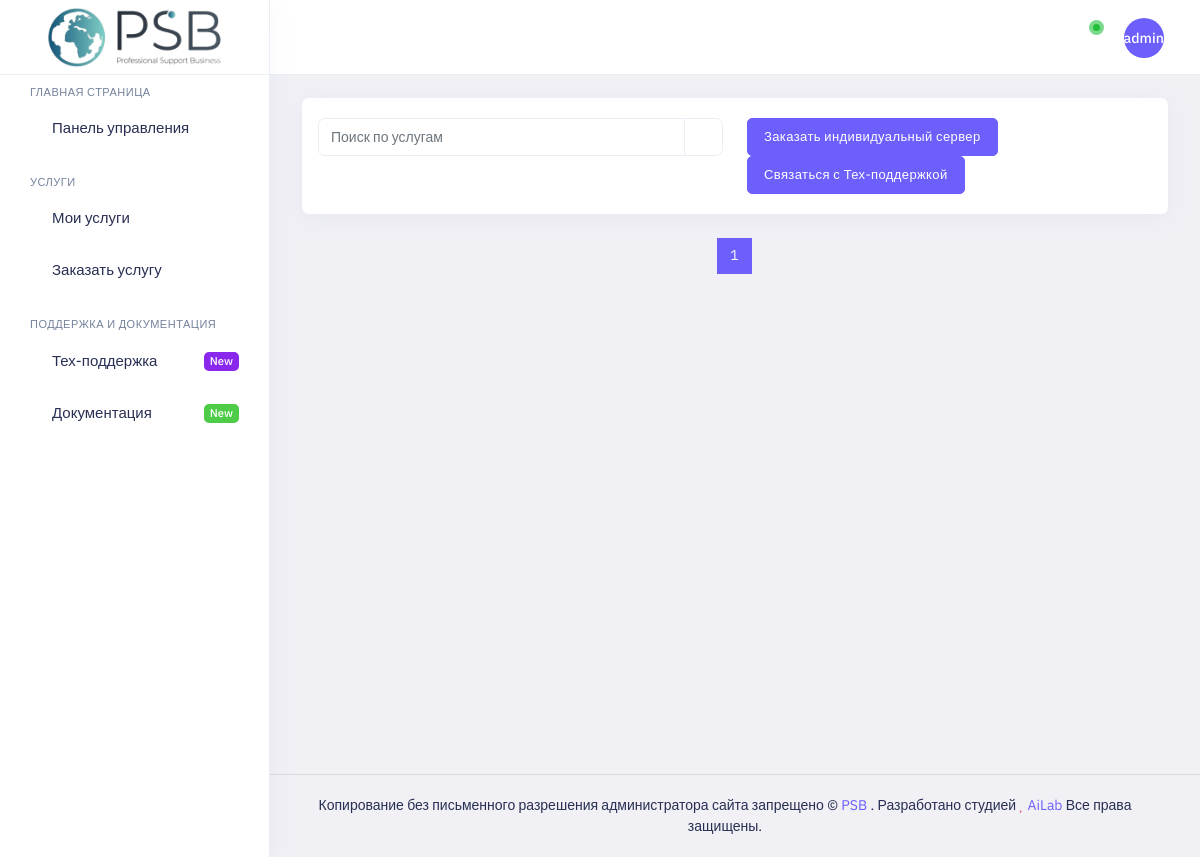
The app's page /shop/ (signed in), older data.
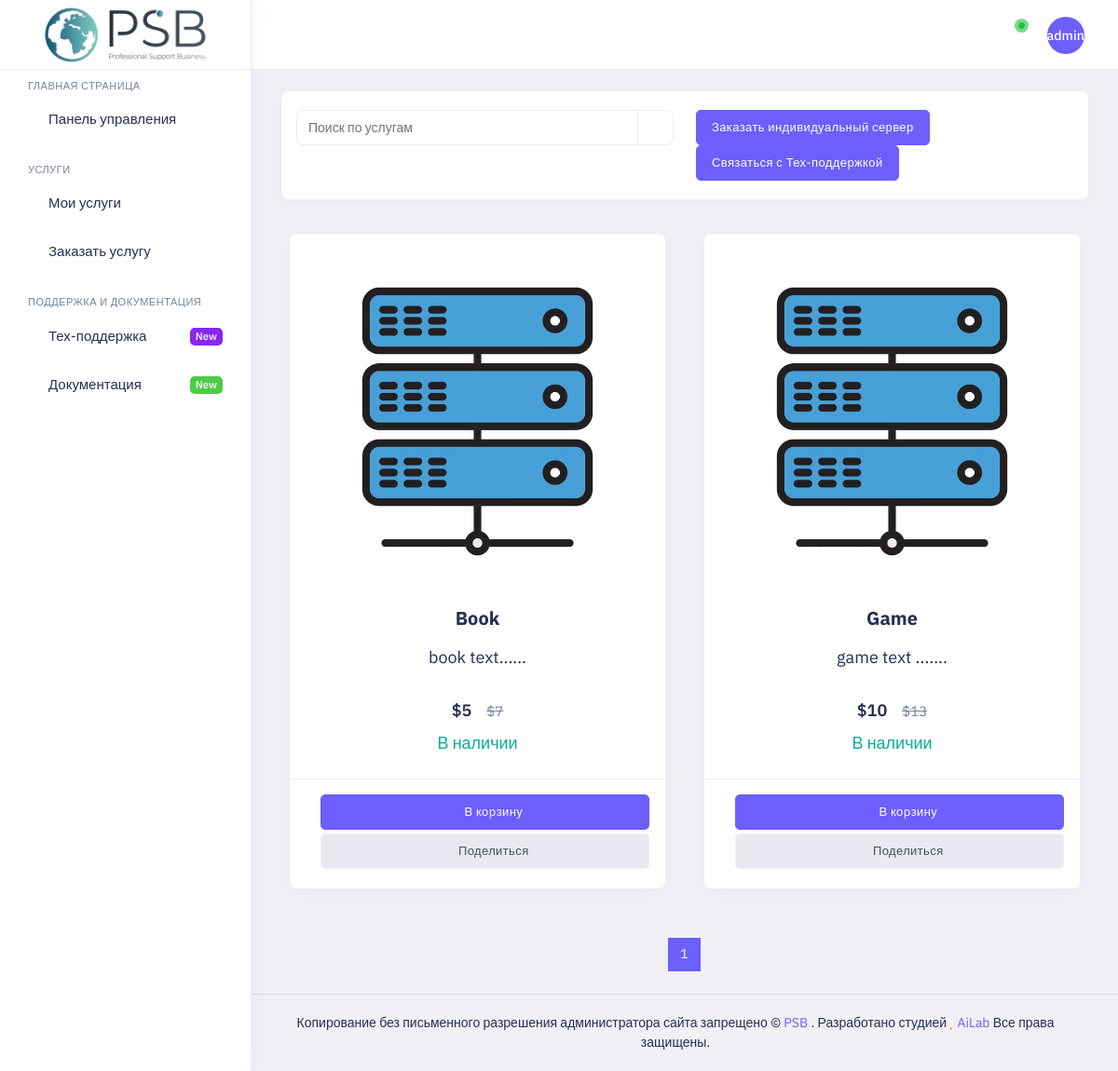
The same page, newer data.
### shop/models.py (models this page shows, shortened)
class Product(models.Model):
    title = models.CharField(verbose_name='Наименование товара', max_length=100)
    configurations = models.TextField(verbose_name='Описание конфигурации')
    price = models.IntegerField(verbose_name='Цена')
    total = models.IntegerField(verbose_name='Старая цена', blank=True)
    count = models.BooleanField(verbose_name='В наличии')
    class Meta:
        verbose_name = 'Товары'
        verbose_name_plural = 'Товар'

### shop/views.py (the view)
# urls.py: path('shop/', views.Shops.as_view(), name="shop"),
class Shops(LoginRequiredMixin, ListView):
    login_url = '/accounts/login/'
    template_name = 'pages/shop.html'
    model = Product
    context_object_name = 'product'
    paginate_by = 8

### cart/cart.py (called while the page is built)
    def __len__(self):
        return sum(item['quantity'] for item in self.cart.values())

### cart/context_processors.py (called while the page is built)
def cart(request):
    return {'cart': Cart(request)}

### templates/pages/shop.html (shortened to what this page needs)
{% extends 'layout/index.html' %}
{% block content %}
    <div class="main-content app-content mt-0" xmlns="http://www.w3.org/1999/html">
        <div class="side-app">
            <div class="main-container container-fluid">
                <div class="page-header">
                    <h1 class="page-title">Магазин услуг</h1>
                    <div>
                        <ol class="breadcrumb">
                            <li class="breadcrumb-item"><a href="javascript:void(0)">Главная</a></li>
                            <li class="breadcrumb-item active" aria-current="page">Заказать услугу</li>
                        </ol>
                    </div>
                </div>
                <div class="row row-cards">
                    <div class="col-xl-12 col-lg-12">
                        <div class="row">
                            <div class="col-xl-12">
                                <div class="card p-0">
                                    <div class="card-body p-4">
                                        <div class="row">
                                            <div class="col-xl-5 col-lg-6 col-md-5 col-sm-6">
                                                <div class="input-group d-flex w-100 float-start my-1">
                                                    <input type="text" class="form-control" placeholder="Поиск по услугам">
                                                    <button class="btn input-group-text bg-transparent text-muted">
                                                        <i class="fa fa-search fs-16" aria-hidden="true"></i>
                                                    </button>
                                                </div>
                                            </div>
                                            <div class="col-xl-7 col-lg-6 col-md-7 col-sm-6">
                                                <div class="float-sm-end float-none my-1">
                                                    <a href="#" class="btn btn-primary me-2">Заказать индивидуальный сервер</a>
                                                    <a href="#" class="btn btn-primary">Связаться с Тех-поддержкой</a>
                                                </div>
                                            </div>
                                        </div>
                                    </div>
                                </div>
                            </div>
                        </div>
                        <div class="tab-content">
                            <div class="tab-pane active" id="tab-11">
                                <div class="row">
                                    {% for serv in page_obj %}
                                        <div class="col-sm-6 col-md-6 col-xl-3 alert">
                                            <div class="card">
                                                <div class="product-grid6">
                                                    <div class="product-image6 p-5">
                                                        <a href="#" >
                                                            <img class="img-fluid br-7 w-100" src="/static/assets/images/media/server.png" alt="img">
                                                        </a>
                                                    </div>
                                                    <div class="card-body pt-0">
                                                        <div class="product-content text-center">
                                                            <h1 class="title fw-bold fs-20"><a href="#">{{ serv.title }}</a></h1>
                                                            <p class="text fs-18">{{ serv.configurations }}</p>
                                                            <div class="mb-2 text-warning">
                                                                <i class="fa fa-star text-warning"></i>
                                                                <i class="fa fa-star text-warning"></i>
                                                                <i class="fa fa-star text-warning"></i>
                                                                <i class="fa fa-star-half-o text-warning"></i>
                                                                <i class="fa fa-star-o text-warning"></i>
                                                            </div>
                                                            <div class="price mb-2">${{ serv.price }}<span class="ms-4">${{ serv.total }}</span></div>
                                                            <span class="text-success fs-18 fw-semibold">В наличии</span>
                                                        </div>
                                                    </div>
                                                    <div class="card-footer text-center">
                                                        <form action="{% url "cart:cart_add" serv.id %}" method="post">
                                                            <button type="submit" class="btn btn-primary mx-2 mb-1 w-sm"><i class="fe fe-shopping-cart me-2"></i>В коpзину</button>
                                                            <a href="javascript:void(0)" class="btn btn-light mx-2 mb-1 w-sm"><i class="fe fe-share-2 me-2 text-dark"></i>Поделиться</a>
                                                        </form>
                                                    </div>
                                                </div>
                                            </div>
                                        </div>
                                    {% endfor %}
                                </div>
                                <div class="mb-5">
                                    <div class="center">
                                        <ul class="pagination justify-content-center">
                                            {% for i in page_obj.paginator.page_range %}
                                                {% if page_obj.number == i %}
                                                    <li class="page-item active"><a class="page-link" href="?page={{ i }}">{{ i }}</a></li>
                                                {% elif i >= page_obj.number|add:-2 and i <= page_obj.number|add:2 %}
                                                    <li class="page-item"><a class="page-link" href="?page={{ i }}">{{ i }}</a></li>
                                                {% endif %}
                                            {% endfor %}
                                        </ul>
                                    </div>
                                </div>
                            </div>
                        </div>
                    </div>
                </div>
            </div>
        </div>
    </div>
{% endblock %}

### templates/layout/index.html (shortened to what this page needs)
<!doctype html>
<html lang="en" dir="ltr">
<head>
    <link id="style" href="/static/assets/plugins/bootstrap/css/bootstrap.min.css" rel="stylesheet" />
    <link href="/static/assets/css/style.css" rel="stylesheet" />
    <link href="/static/assets/css/dark-style.css" rel="stylesheet" />
    <link href="/static/assets/css/transparent-style.css" rel="stylesheet">
    <link href="/static/assets/css/skin-modes.css" rel="stylesheet" />
    <link href="/static/assets/css/icons.css" rel="stylesheet" />
    <link id="theme" rel="stylesheet" type="text/css" media="all" href="/static/assets/colors/color1.css" />
</head>
<body class="app sidebar-mini ltr light-mode">
<div class="page">
    <div class="page-main">
        <div class="app-header header sticky">
            <div class="container-fluid main-container">
                <div class="d-flex">
                    <a aria-label="Hide Sidebar" class="app-sidebar__toggle" data-bs-toggle="sidebar" href="javascript:void(0)"></a>
                    <div class="d-flex order-lg-2 ms-auto header-right-icons">
                        <div class="navbar navbar-collapse responsive-navbar p-0">
                            <div class="collapse navbar-collapse" id="navbarSupportedContent-4">
                                <div class="d-flex order-lg-2">
                                    <div class="dropdown d-flex">
                                        <a class="nav-link icon full-screen-link nav-link-bg">
                                            <i class="fe fe-minimize fullscreen-button"></i>
                                        </a>
                                    </div>
                                    <div class="dropdown  d-flex notifications">
                                        <a class="nav-link icon" data-bs-toggle="dropdown"><i
                                                class="fe fe-bell"></i><span class=" pulse"></span>
                                        </a>
                                    </div>
                                    <div class="dropdown d-flex profile-1">
                                        <a href="javascript:void(0)" data-bs-toggle="dropdown" class="nav-link leading-none d-flex"><span class="avatar avatar-md brround bg-primary">{{ request.user.username|truncatechars:5 }}</span>
                                        </a>
                                    </div>
                                </div>
                            </div>
                        </div>
                    </div>
                </div>
            </div>
        </div>
        <div class="sticky">
            <div class="app-sidebar">
                <div class="side-header">
                    <a class="header-brand1" href="{% url 'shop:index' %}">
                        <img src="/static/assets/images/logo.png" class="header-brand-img light-logo1"
                             alt="logo">
                    </a>
                </div>
                <div class="main-sidemenu">
                    <ul class="side-menu">
                        <li class="sub-category">
                            <h3>Главная страница</h3>
                        </li>
                        <li class="slide">
                            <a class="side-menu__item has-link" data-bs-toggle="slide" href="{% url 'shop:index' %}"><span
                                    class="side-menu__label">Панель управления</span></a>
                        </li>
                        <li class="sub-category">
                            <h3>Услуги</h3>
                        </li>
                        <li class="slide">
                            <a class="side-menu__item" data-bs-toggle="slide" href="javascript:void(0)">
                                <i class="side-menu__icon fe fe-shopping-bag"></i>
                                <span class="side-menu__label">Мои услуги</span>
                                <i class="angle fe fe-chevron-right"></i></a>
                        </li>
                        <li class="slide">
                            <a class="side-menu__item has-link" data-bs-toggle="slide" href="{% url 'shop:shop' %}"><i
                                    class="side-menu__icon fe fe-shopping-cart"></i><span
                                    class="side-menu__label">Заказать услугу</span>
                            </a>
                        </li>
                        <li class="sub-category">
                            <h3>Поддержка и документация</h3>
                        </li>
                        <li class="slide">
                            <a class="side-menu__item has-link" href="{% url 'shop:support' %}"><i
                                    class="side-menu__icon fe fe-zap"></i><span
                                    class="side-menu__label">Тех-поддержка</span><span class="badge bg-purple br-5 side-badge blink-text pb-1">New</span></a>
                        </li>
                        <li class="slide">
                            <a class="side-menu__item has-link" href="#"><i
                                    class="side-menu__icon fe fe-file-text"></i><span
                                    class="side-menu__label">Документация</span><span class="badge bg-green br-5 side-badge blink-text pb-1">New</span></a>
                        </li>
                    </ul>
                </div>
            </div>
        </div>
        {% block content %}
        {% endblock %}
    </div>
    <footer class="footer">
        <div class="container">
            <div class="row align-items-center flex-row-reverse">
                <div class="col-md-12 col-sm-12 text-center">
                    Копирование без письменного разрешения администратора сайта запрещено © <a href="javascript:void(0)">PSB</a> . Разработано студией <span
                        class="fa fa-heart text-danger"></span> <a href="javascript:void(0)"> AiLab </a> Все права защищены.
                </div>
            </div>
        </div>
    </footer>
</div>
</body>
</html>

### static/assets/colors/color1.css (style rules this page uses)
a { color: var(--primary-bg-color); }
.bg-primary { background: var(--primary-bg-color) !important; }
.btn-primary { color: #fff !important; background: var(--primary-bg-color) !important; border-color: var(--primary-bg-color) !important; }
.page-item.active .page-link { color: #fff; background-color: var(--primary-bg-color); border-color: var(--primary-bg-color); }
.breadcrumb-item.active { color: #f5f3f9; }
.footer a:not(.btn) { color: var(--primary-bg-color); }
.avatar { background: var(--primary02) no-repeat center/cover; }
.tab-content i, .tabs-menu2 ul li .active { color: var(--primary-bg-color); }
.tab-content .btn i { color: #fff; }

Row changes from the older to the newer data that the page shows:
added Product: title "Book", configurations "book text......", price "5", total "7"
added Product: title "Game", configurations "game text .......", price "10", total "13"
